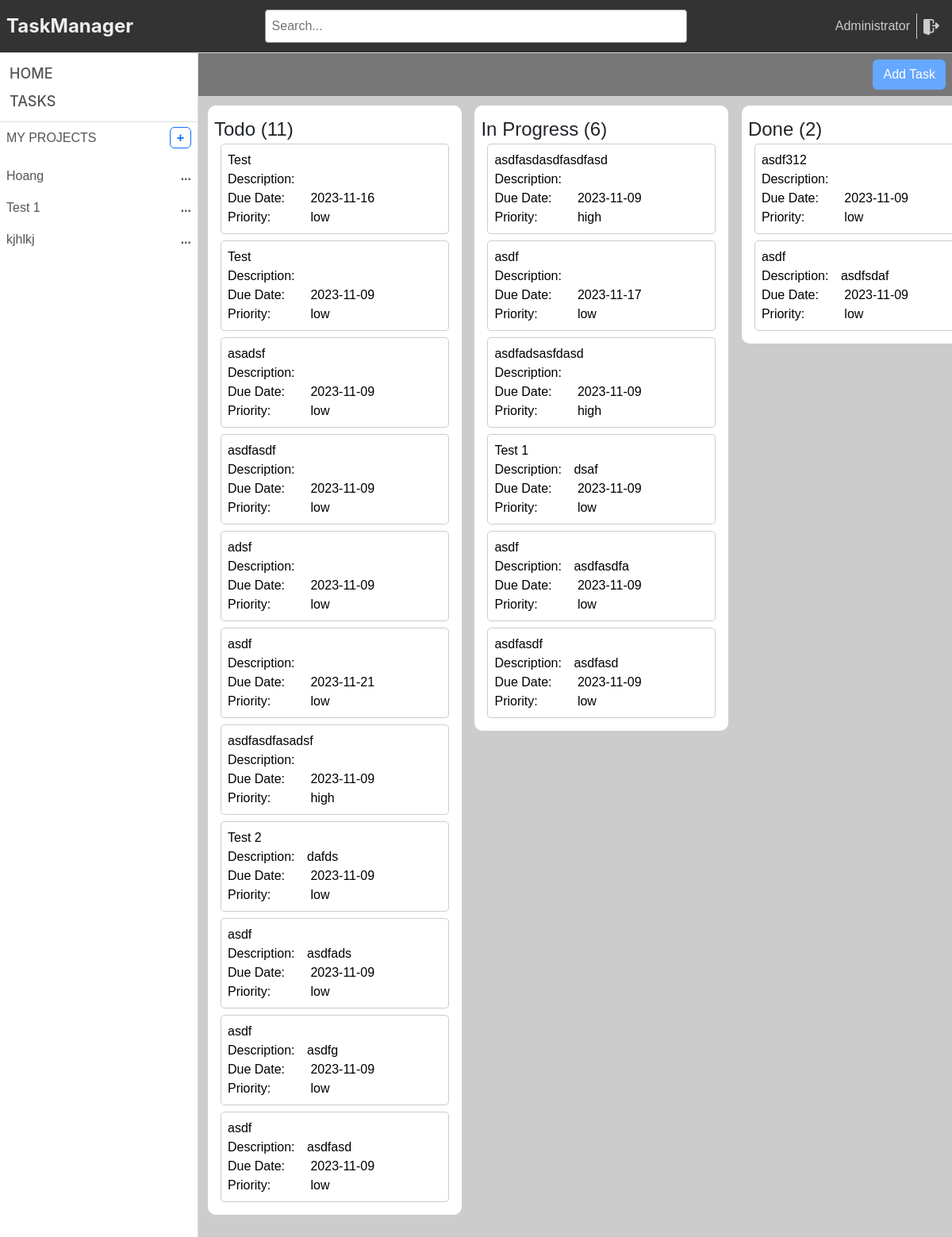
Page /tasks/ (signed in) on the committed database.
### task_management/models.py (models this page shows, shortened)
class User(db.Model, UserMixin):
    __tablename__ = 'user'
    id = db.Column(db.Integer, primary_key=True)
    name = db.Column(db.String(100))
    username = db.Column(db.String(100), nullable=False)
    password_hashed = db.Column(db.String(100), nullable=False)
    active = db.Column(db.Boolean, default=True)
    phone = db.Column(db.String(100))
    email = db.Column(db.String(100))
    created_at = db.Column(db.DateTime, default=db.func.current_timestamp())
    updated_at = db.Column(db.DateTime, default=db.func.current_timestamp())
    create_uid = db.Column(db.Integer, default=0)
    write_uid = db.Column(db.Integer, default=0)
    is_admin = db.Column(db.Boolean, default=False)
    db.UniqueConstraint(username, email)
    @property  # Decorator này dùng để tạo ra một thuộc tính giả
    def password(self):
        if self.password_hashed is not None:
            return None
        return self.password

class Project(db.Model):
    __tablename__ = 'project'
    id = db.Column(db.Integer, primary_key=True)
    name = db.Column(db.String(255))
    description = db.Column(db.Text)
    status = db.Column(db.String(100))
    active = db.Column(db.Boolean, default=True)
    sequence = db.Column(db.Integer)
    manager_id = db.Column(db.Integer, db.ForeignKey('user.id'))
    date_start = db.Column(db.Date)
    date_end = db.Column(db.Date)
    created_at = db.Column(db.DateTime, default=db.func.current_timestamp())
    updated_at = db.Column(db.DateTime, default=db.func.current_timestamp())
    create_uid = db.Column(db.Integer, default=0)
    write_uid = db.Column(db.Integer, default=0)
    tasks = db.relationship('Task', backref='project')
    progress = db.Column(db.Float)

class Task(db.Model):
    __tablename__ = 'task'
    id = db.Column(db.Integer, primary_key=True)
    project_id = db.Column(db.Integer, db.ForeignKey('project.id'))
    user_id = db.Column(db.Integer, db.ForeignKey('user.id'))
    status = db.Column(db.String(100))
    name = db.Column(db.String(255))
    description = db.Column(db.Text)
    active = db.Column(db.Boolean, default=True)
    priority = db.Column(db.Integer)
    sequence = db.Column(db.Integer)
    date_start = db.Column(db.Date)
    date_end = db.Column(db.Date)
    created_at = db.Column(db.DateTime, default=db.func.current_timestamp())
    updated_at = db.Column(db.DateTime, default=db.func.current_timestamp())

### task_management/task/views.py (the view)
@task_blueprint.route('/')
@login_required
def tasks():
    all_task = Task.query.filter(Task.user_id == current_user.id).all()
    task_list = get_task_list(all_task)
    return index(task_list=task_list)

### task_management/models.py (called while the page is built)
@login_manager.user_loader
def load_user(user_id):
    return User.query.get(int(user_id))

### task_management/routes.py (called while the page is built)
def login_required(f):
    @wraps(f)
    def decorated_function(*args, **kwargs):
        if not current_user.is_authenticated:
            return redirect(url_for('login'))
        return f(*args, **kwargs)
    return decorated_function

@app.route('/')
@login_required
def index(project_id=None, task_list=None, task_id=None):
    projects = Project.query.filter(Project.manager_id == current_user.id).all()
    mode = session.get('mode', '')
    if session.get('active_project_id'):
        project_id = Project.query.get(session.get('active_project_id'))
    return render_template('index.html',
                           projects=projects,
                           mode=mode,
                           active_project_id=project_id,
                           task_id=task_id,
                           task_list=task_list)

### task_management/task/views.py (called while the page is built)
def get_task_list(tasks):
    task_list = {
        'todo': [task for task in tasks if task.status == 'todo'],
        'in-progress': [task for task in tasks if task.status == 'in-progress'],
        'done': [task for task in tasks if task.status == 'done']
    }
    return task_list

### task_management/templates/index.html (shortened to what this page needs)
<!DOCTYPE html>
<html lang="en">
<head>
    <link rel="stylesheet" href="https://cdn.jsdelivr.net/npm/bootstrap@5.2.3/dist/css/bootstrap.min.css"
>
    <link href="{{ url_for('static', filename='css/styles.css') }}" rel="stylesheet" type="text/css">
    <link href="{{ url_for('static', filename='css/default.css') }}" rel="stylesheet" type="text/css">
</head>
<body style="height: 100vh;max-height: 100%">
<div style="background: white" class="d-flex flex-column h-100">
    {% include 'header.html' %}
    <div class="d-flex" style="flex: 1;overflow: hidden">
        {% include 'sidebar.html' %}
        {% include 'content.html' %}
    </div>
</div>
</body>
</html>

### task_management/templates/header.html (shortened to what this page needs)
<div class="header"
     style="width: 100%">
    <div class="header-icon">
        <a href="/">
            TaskManager
        </a>
    </div>
    <div class="search-bar">
        <input name="searchbar" id="searchbar"
               class="p-2 w-100"
               type="text"
               name=""
               placeholder="Search..." onchange="searchTask(this.value)">
    </div>
    <div class="User d-flex justify-content-end align-items-center" style="flex: 1">
        <span style="color: #ccc">
            {{ current_user.name }}
        </span>
        <a href="{{ url_for('logout') }}" class="logout">
        </a>
    </div>
</div>

### task_management/templates/sidebar.html (shortened to what this page needs)
<div class="sidebar box-shadow">
    <div class="d-flex flex-column justify-content-between p-2"
         style="border-bottom: 1px solid #dddddd">
        <div class="sidebar-item">
            Home
        </div>
        <a href="{{ url_for('tasks.tasks') }}">
            <div class="sidebar-item">
                Tasks
            </div>
        </a>
    </div>
    <div class="sidebar-content">
        <div id="my-projects" class="m-1 p-1 d-flex justify-content-between sidebar-content-header">
            <span>my projects</span>
            <a href="{{ url_for('projects.new_project') }}">
                <span class="add-project border border-primary py-1 px-2 rounded-2">
                    +
                </span>
            </a>
        </div>
        <div class="project-list">
            {% for project in projects %}
                {% if project.id == session.active_project_id %}
                    <div class="project-item active"
                         onclick="window.location.href='{{ url_for('projects.project_by_id', project_id=project.id) }}'">
                        <p>{{ project.name }}</p>
                        <span>...</span>
                    </div>
                {% else %}
                    <div class="project-item"
                         onclick="window.location.href='{{ url_for('projects.project_by_id', project_id=project.id) }}'">
                        <p>{{ project.name }}</p>
                        <span>...</span>
                    </div>
                {% endif %}
            {% endfor %}
        </div>
    </div>
</div>

### task_management/templates/content.html (shortened to what this page needs)
<div class="content" id="content-window">
    {% if task_id != None %}
        <div class="content-header">
            <h2>{{ task_id.name }}</h2>
        </div>
        <div class="d-flex justify-content-between">
            {% if mode != 'edit' %}
                <button class="btn btn-primary btn-sm" onclick="editTask({{ task_id.id }})">
                    Edit Task
                </button>
            {% else %}
                <div class="m-1">
                    <button class="btn btn-primary btn-sm" type="submit" onclick="saveTask({{ task_id.id }})">
                        Save Task
                    </button>
                    <button class="btn btn-danger btn-sm" onclick="window.location.href='/tasks/{{ task_id.id }}'">
                        Cancel
                    </button>
                </div>
            {% endif %}
            <div>
                <button id="todo" class="btn {% if task_id.status == 'todo' %} btn-primary {% endif %} btn-sm"
                        onclick="updateTaskStatus('{{ task_id.id }}', 'todo')">
                    To Do
                </button>
                <button id="in-progress"
                        class="btn {% if task_id.status == 'in-progress' %} btn-primary {% endif %} btn-sm"
                        onclick="updateTaskStatus('{{ task_id.id }}', 'in-progress')">
                    In Progress
                </button>
                <button id="done" class="btn {% if task_id.status == 'done' %} btn-primary {% endif %} btn-sm"
                        onclick="updateTaskStatus('{{ task_id.id }}', 'done')">
                    Done
                </button>
            </div>
        </div>
        <div class="row">
            <div class="col-6 d-flex flex-column">
                <div>
                    <label for="name">Task Name:</label>
                    <input type="text" id="name" name="name" value="{{ task_id.name }}" {% if mode != 'edit' %}
                           disabled {% endif %}/>
                </div>
                <div>
                    <label for="active">Active:</label>
                    <input type="checkbox" id="active" name="active" {% if task_id.active %}
                           checked {% endif %} {% if mode != 'edit' %} disabled {% endif %}/>
                </div>
                <div>
                    <label for="priority">Priority:</label>
                    <select id="priority" name="priority" {% if mode != 'edit' %} disabled {% endif %}>
                        <option value="low" {% if task_id.priority == 'low' %} selected {% endif %}>Low</option>
                        <option value="medium" {% if task_id.priority == 'medium' %} selected {% endif %}>Medium
                        </option>
                        <option value="high" {% if task_id.priority == 'high' %} selected {% endif %}>High</option>
                    </select>
                </div>
            </div>
            <div class="col-6 d-flex flex-column">
                <div>
                    <label for="project_id">Project:</label>
                    <select id="project_id" name="project_id" {% if mode != 'edit' %} disabled {% endif %}>
                        {% for project in projects %}
                            <option value="{{ project.id }}" {% if task_id.project_id == project.id %} selected
                            {% endif %}>{{ project.name }}</option>
                        {% endfor %}
                    </select>
                </div>
                <div>
                    <label for="status">Status:</label>
                    <select id="status" name="status" {% if mode != 'edit' %} disabled {% endif %}>
                        <option value="todo" {% if task_id.status == 'todo' %} selected {% endif %}>To Do</option>
                        <option value="in-progress" {% if task_id.status == 'in-progress' %} selected {% endif %}>
                            In Progress
                        </option>
                        <option value="done" {% if task_id.status == 'done' %} selected {% endif %}>Done</option>
                    </select>
                </div>
                <div>
                    <label for="date_start">Start Date:</label>
                    <input type="date" id="date_start" name="date_start" value="{{ task_id.date_start }}"
                            {% if mode != 'edit' %} disabled {% endif %}/>
                </div>
                <div>
                    <label for="date_end">Due Date:</label>
                    <input type="date" id="date_end" name="date_end" value="{{ task_id.date_end }}"
                            {% if mode != 'edit' %} disabled {% endif %}/>
                </div>
            </div>
        </div>
        <div class="m-2 p-2 border border-2 rounded-3" id="description" contenteditable="{{ mode == 'edit' }}">
            {{ task_id.description or 'Description' }}
        </div>
    {% elif task_list != None %}
        <div class="content-header">
            <button class="btn" onclick="window.location.href='/tasks/new'">
                Add Task
            </button>
        </div>
        <div class="project">
            {% for state, tasks in task_list.items() %}
                <div class="project-col">
                    <div class="project-header">
                        <h4>{{ state.replace('-', ' ') }} ({{ tasks|length }})</h4>
                    </div>
                    <div id="{{ state }}" class="project-detail">
                        {% for task in tasks %}
                            <div class="task" id="{{ task.id }}">
                                <div class="task-box">
                                    <a href="{{ url_for('tasks.task_by_id', task_id=task.id) }}">
                                        <div class="task-name">
                                            {{ task.name }}
                                        </div>
                                        <div>
                                            <label>Description:</label>{{ task.description or '' }}
                                        </div>
                                        <div>
                                            <label>Due Date:</label> {{ task.date_end }}
                                        </div>
                                        <div>
                                            <label>Priority:</label> {{ task.priority }}
                                        </div>
                                    </a>
                                </div>
                            </div>
                        {% endfor %}
                    </div>
                </div>
            {% endfor %}
        </div>
    {% else %}
        <h3 class="font-inter p-2">
            No active project
        </h3>
    {% endif %}
</div>

### task_management/static/css/styles.css (style rules this page uses)
body { font-family: Arial, sans-serif; background-color: #dedede; margin: 0; padding: 0; }
a { text-decoration: none; color: black; }
label { min-width: 100px; display: inline-block; }

### task_management/static/css/default.css (style rules this page uses)
:root { --sidebar-width: 250px; --header-height: 67px; }
* { box-sizing: border-box; }
.box-shadow { box-shadow: rgba(0, 0, 0, 0.1) 0 0 12px; }
.header { display: flex; align-items: center; justify-content: center; padding: 0 8px; background-color: #333; border-bottom: 1px solid #ddd; height: 67px; }
.sidebar { background-color: #fff; width: var(--sidebar-width); height: 100%; border-right: 1px #ddd solid; }
.sidebar-item { color: #555; font-size: 18px; font-weight: 500; font-family: Inter; text-transform: uppercase; padding: 4px; }
.project-list { display: flex; flex-direction: column; padding: 8px 0; }
.content { display: flex; flex-direction: column; max-width: calc(100vw - var(--sidebar-width)); width: 100%; }
.project { background-color: #ccc; white-space: nowrap; position: relative; flex: 1; padding: 12px 12px 32px; overflow-y: hidden; overflow-x: auto; }
.task { background-position: center; background-size: cover; height: auto; cursor: pointer; background-color: #fff; border: 1px solid #ccc; padding: 0.5rem; border-radius: 0.3rem; margin: 0.5rem; }

### rows in the picture
User: name "Administrator"
Project: name "Hoang"
Project: name "Test 1"
Project: name "kjhlkj"
Task: name "Test", date_end "2023-11-16", priority "low"
Task: name "Test", date_end "2023-11-09", priority "low"
Task: name "asadsf", date_end "2023-11-09", priority "low"
Task: name "asdfasdf", date_end "2023-11-09", priority "low"
Task: name "adsf", date_end "2023-11-09", priority "low"
Task: name "asdf", date_end "2023-11-21", priority "low"
Task: name "asdfasdfasadsf", date_end "2023-11-09", priority "high"
Task: name "Test 2", description "dafds", date_end "2023-11-09", priority "low"
Task: name "asdf", description "asdfads", date_end "2023-11-09", priority "low"
Task: name "asdf", description "asdfg", date_end "2023-11-09", priority "low"
Task: name "asdf", description "asdfasd", date_end "2023-11-09", priority "low"
Task: name "asdfasdasdfasdfasd", date_end "2023-11-09", priority "high"
Task: name "asdf", date_end "2023-11-17", priority "low"
Task: name "asdfadsasfdasd", date_end "2023-11-09", priority "high"
Task: name "Test 1", description "dsaf", date_end "2023-11-09", priority "low"
Task: name "asdf", description "asdfasdfa", date_end "2023-11-09", priority "low"
Task: name "asdfasdf", description "asdfasd", date_end "2023-11-09", priority "low"
Task: name "asdf312", date_end "2023-11-09", priority "low"
Task: name "asdf", description "asdfsdaf", date_end "2023-11-09", priority "low"

### other values in the picture
{{ state.replace('-', ' ') }} "Todo" "In Progress" "Done"
{{ tasks|length }} "11" "6" "2"
